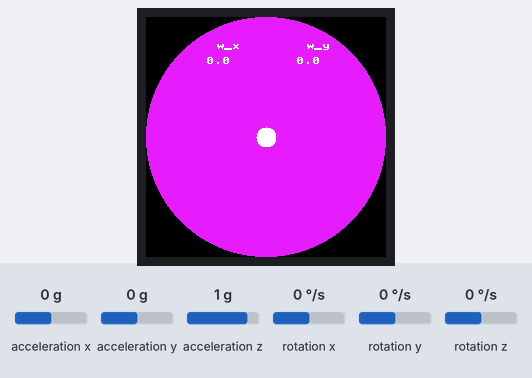
Bench run of a program on a simulated Raspberry Pi Pico running MicroPython. On the bench: 240×240 colour display. Inputs (shaded band) come from the test bench; at power-on: rotation x 0 °/s, acceleration x 0 g, acceleration y 0 g, acceleration z 1 g, rotation y 0 °/s, rotation z 0 °/s. What the program prints to the serial console is not drawn.

Above: at 1.4 s.
1.5 s: rotation x set to -192 °/s
At 2.0 s:
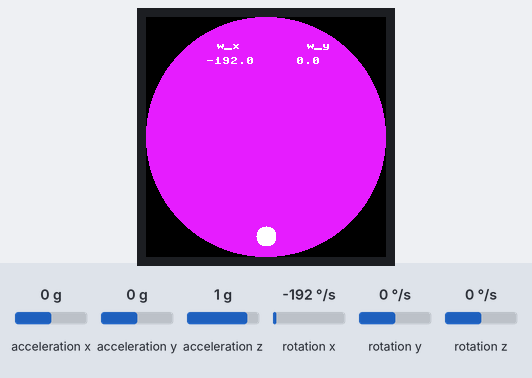
3.1 s: rotation x set to -100 °/s
At 4.1 s:
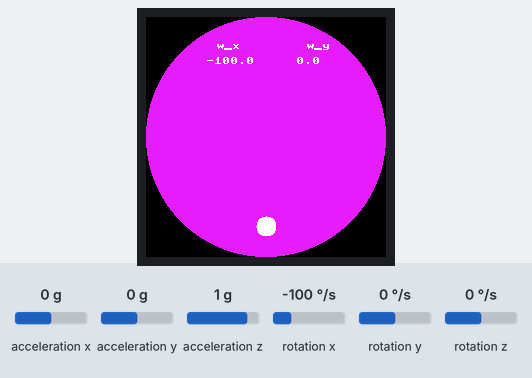
Timing chart, 0 to 6.1 s (numbered marks = the images above; inputs shaded):
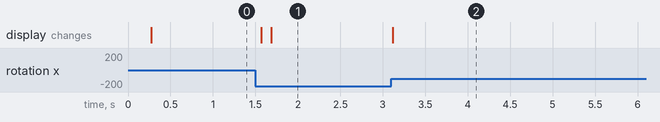

The program:

05_moveDotX_w.py
```python
#利用六軸的角加速度 xyz [3]~[6] 來控制螢幕上的點
from RP import *

LCD = LCD_1inch28()
LCD.set_bl_pwm(30000)
qmi8658=QMI8658()
Vbat= ADC(Pin(Vbat_Pin))

r = 10
ori_x = 120
ori_y = 120
while True:
    LCD.fill(LCD.cyan)
    xyz=qmi8658.Read_XYZ()
    x_shift = int(xyz[3]/10)
    y_shift = int(xyz[4]/10)
    for i in range(-r,r,1):
        for j in range(-r,r,1):
            if i*i + j*j <= r*r:
                #往右傾斜，yw = xyz[4]增加，需加在螢幕 x 座標，所以為 ori_x + y_shift
                #往上傾斜，xw = xyz[3]增加，需[減]螢幕 y 座標，所以為 ori_y - x_shift
                LCD.pixel(ori_x+y_shift+j,ori_y-x_shift+i,LCD.white)
    ori_x = ori_x - y_shift
    ori_y = ori_y - x_shift
    if   ori_x >= 150:ori_x=150
    if   ori_x <= 90:ori_x=90
    if   ori_y >= 200:ori_y=200
    if   ori_y <= 60:ori_y=60
    LCD.text("w_x",70,25,LCD.white)
    LCD.text(str(round(xyz[3],1)),60,40,LCD.white)
    print(xyz[5])
    LCD.text("w_y",160,25,LCD.white)
    LCD.text(str(round(xyz[4],1)),150,40,LCD.white)
    LCD.show()
```

RP.py
```python
from machine import Pin,I2C,SPI,PWM,ADC
import framebuf
import time , utime

I2C_SDA = 6
I2C_SDL = 7

DC = 8
CS = 9
SCK = 10
MOSI = 11
RST = 12

BL = 25

Vbat_Pin = 29

class LCD_1inch28(framebuf.FrameBuffer):
    def __init__(self):
        self.width = 240
        self.height = 240

        self.cs = Pin(CS,Pin.OUT)
        self.rst = Pin(RST,Pin.OUT)

        self.cs(1)
        self.spi = SPI(1,100_000_000,polarity=0, phase=0,sck=Pin(SCK),mosi=Pin(MOSI),miso=None)
        self.dc = Pin(DC,Pin.OUT)
        self.dc(1)
        self.buffer = bytearray(self.height * self.width * 2)
        super().__init__(self.buffer, self.width, self.height, framebuf.RGB565)
        self.init_display()

        self.red   =   0x07E0
        self.green =   0x001f
        self.blue  =   0xf800
        self.white =   0xffff
        self.cyan = 0xFFE0
        self.yellow = 0x07FF
        self.black = 0x0000

        self.fill(self.white)
        self.show()

        self.pwm = PWM(Pin(BL))
        self.pwm.freq(5000)

    def write_cmd(self, cmd):
        self.cs(1)
        self.dc(0)
        self.cs(0)
        self.spi.write(bytearray([cmd]))
        self.cs(1)

    def write_data(self, buf):
        self.cs(1)
        self.dc(1)
        self.cs(0)
        self.spi.write(bytearray([buf]))
        self.cs(1)
    def set_bl_pwm(self,duty):
        self.pwm.duty_u16(duty)#max 65535
    def init_display(self):
        """Initialize dispaly"""
        self.rst(1)
        time.sleep(0.01)
        self.rst(0)
        time.sleep(0.01)
        self.rst(1)
        time.sleep(0.05)

        self.write_cmd(0xEF)
        self.write_cmd(0xEB)
        self.write_data(0x14)

        self.write_cmd(0xFE)
        self.write_cmd(0xEF)

        self.write_cmd(0xEB)
        self.write_data(0x14)

        self.write_cmd(0x84)
        self.write_data(0x40)

        self.write_cmd(0x85)
        self.write_data(0xFF)

        self.write_cmd(0x86)
        self.write_data(0xFF)

        self.write_cmd(0x87)
        self.write_data(0xFF)

        self.write_cmd(0x88)
        self.write_data(0x0A)

        self.write_cmd(0x89)
        self.write_data(0x21)

        self.write_cmd(0x8A)
        self.write_data(0x00)

        self.write_cmd(0x8B)
        self.write_data(0x80)

        self.write_cmd(0x8C)
        self.write_data(0x01)

        self.write_cmd(0x8D)
        self.write_data(0x01)

        self.write_cmd(0x8E)
        self.write_data(0xFF)

        self.write_cmd(0x8F)
        self.write_data(0xFF)


        self.write_cmd(0xB6)
        self.write_data(0x00)
        self.write_data(0x20)

        self.write_cmd(0x36)
        self.write_data(0x98)

        self.write_cmd(0x3A)
        self.write_data(0x05)


        self.write_cmd(0x90)
        self.write_data(0x08)
        self.write_data(0x08)
        self.write_data(0x08)
        self.write_data(0x08)

        self.write_cmd(0xBD)
        self.write_data(0x06)

        self.write_cmd(0xBC)
        self.write_data(0x00)

        self.write_cmd(0xFF)
        self.write_data(0x60)
        self.write_data(0x01)
        self.write_data(0x04)

        self.write_cmd(0xC3)
        self.write_data(0x13)
        self.write_cmd(0xC4)
        self.write_data(0x13)

        self.write_cmd(0xC9)
        self.write_data(0x22)

        self.write_cmd(0xBE)
        self.write_data(0x11)

        self.write_cmd(0xE1)
        self.write_data(0x10)
        self.write_data(0x0E)

        self.write_cmd(0xDF)
        self.write_data(0x21)
        self.write_data(0x0c)
        self.write_data(0x02)

        self.write_cmd(0xF0)
        self.write_data(0x45)
        self.write_data(0x09)
        self.write_data(0x08)
        self.write_data(0x08)
        self.write_data(0x26)
        self.write_data(0x2A)

        self.write_cmd(0xF1)
        self.write_data(0x43)
        self.write_data(0x70)
        self.write_data(0x72)
        self.write_data(0x36)
        self.write_data(0x37)
        self.write_data(0x6F)


        self.write_cmd(0xF2)
        self.write_data(0x45)
        self.write_data(0x09)
        self.write_data(0x08)
        self.write_data(0x08)
        self.write_data(0x26)
        self.write_data(0x2A)

        self.write_cmd(0xF3)
        self.write_data(0x43)
        self.write_data(0x70)
        self.write_data(0x72)
        self.write_data(0x36)
        self.write_data(0x37)
        self.write_data(0x6F)

        self.write_cmd(0xED)
        self.write_data(0x1B)
        self.write_data(0x0B)

        self.write_cmd(0xAE)
        self.write_data(0x77)

        self.write_cmd(0xCD)
        self.write_data(0x63)


        self.write_cmd(0x70)
        self.write_data(0x07)
        self.write_data(0x07)
        self.write_data(0x04)
        self.write_data(0x0E)
        self.write_data(0x0F)
        self.write_data(0x09)
        self.write_data(0x07)
        self.write_data(0x08)
        self.write_data(0x03)

        self.write_cmd(0xE8)
        self.write_data(0x34)

        self.write_cmd(0x62)
        self.write_data(0x18)
        self.write_data(0x0D)
        self.write_data(0x71)
        self.write_data(0xED)
        self.write_data(0x70)
        self.write_data(0x70)
        self.write_data(0x18)
        self.write_data(0x0F)
        self.write_data(0x71)
        self.write_data(0xEF)
        self.write_data(0x70)
        self.write_data(0x70)

        self.write_cmd(0x63)
        self.write_data(0x18)
        self.write_data(0x11)
        self.write_data(0x71)
        self.write_data(0xF1)
        self.write_data(0x70)
        self.write_data(0x70)
        self.write_data(0x18)
        self.write_data(0x13)
        self.write_data(0x71)
        self.write_data(0xF3)
        self.write_data(0x70)
        self.write_data(0x70)

        self.write_cmd(0x64)
        self.write_data(0x28)
        self.write_data(0x29)
        self.write_data(0xF1)
        self.write_data(0x01)
        self.write_data(0xF1)
        self.write_data(0x00)
        self.write_data(0x07)

        self.write_cmd(0x66)
        self.write_data(0x3C)
        self.write_data(0x00)
        self.write_data(0xCD)
        self.write_data(0x67)
        self.write_data(0x45)
        self.write_data(0x45)
        self.write_data(0x10)
        self.write_data(0x00)
        self.write_data(0x00)
        self.write_data(0x00)

        self.write_cmd(0x67)
        self.write_data(0x00)
        self.write_data(0x3C)
        self.write_data(0x00)
        self.write_data(0x00)
        self.write_data(0x00)
        self.write_data(0x01)
        self.write_data(0x54)
        self.write_data(0x10)
        self.write_data(0x32)
        self.write_data(0x98)

        self.write_cmd(0x74)
        self.write_data(0x10)
        self.write_data(0x85)
        self.write_data(0x80)
        self.write_data(0x00)
        self.write_data(0x00)
        self.write_data(0x4E)
        self.write_data(0x00)

        self.write_cmd(0x98)
        self.write_data(0x3e)
        self.write_data(0x07)

        self.write_cmd(0x35)
        self.write_cmd(0x21)

        self.write_cmd(0x11)
        time.sleep(0.12)
        self.write_cmd(0x29)
        time.sleep(0.02)

        self.write_cmd(0x21)

        self.write_cmd(0x11)

        self.write_cmd(0x29)

    def show(self):
        self.write_cmd(0x2A)
        self.write_data(0x00)
        self.write_data(0x00)
        self.write_data(0x00)
        self.write_data(0xef)

        self.write_cmd(0x2B)
        self.write_data(0x00)
        self.write_data(0x00)
        self.write_data(0x00)
        self.write_data(0xEF)

        self.write_cmd(0x2C)

        self.cs(1)
        self.dc(1)
        self.cs(0)
        self.spi.write(self.buffer)
        self.cs(1)


class QMI8658(object):
    def __init__(self,address=0X6B):
        self._address = address
        self._bus = I2C(id=1,scl=Pin(I2C_SDL),sda=Pin(I2C_SDA),freq=100_000)
        bRet=self.WhoAmI()
        if bRet :
            self.Read_Revision()
        else    :
            return NULL
        self.Config_apply()

    def _read_byte(self,cmd):
        rec=self._bus.readfrom_mem(int(self._address),int(cmd),1)
        return rec[0]
    def _read_block(self, reg, length=1):
        rec=self._bus.readfrom_mem(int(self._address),int(reg),length)
        return rec
    def _read_u16(self,cmd):
        LSB = self._bus.readfrom_mem(int(self._address),int(cmd),1)
        MSB = self._bus.readfrom_mem(int(self._address),int(cmd)+1,1)
        return (MSB[0] << 8) + LSB[0]
    def _write_byte(self,cmd,val):
        self._bus.writeto_mem(int(self._address),int(cmd),bytes([int(val)]))

    def WhoAmI(self):
        bRet=False
        if (0x05) == self._read_byte(0x00):
            bRet = True
        return bRet
    def Read_Revision(self):
        return self._read_byte(0x01)
    def Config_apply(self):
        # REG CTRL1
        self._write_byte(0x02,0x60)
        # REG CTRL2 : QMI8658AccRange_8g  and QMI8658AccOdr_1000Hz
        self._write_byte(0x03,0x23)
        # REG CTRL3 : QMI8658GyrRange_512dps and QMI8658GyrOdr_1000Hz
        self._write_byte(0x04,0x53)
        # REG CTRL4 : No
        self._write_byte(0x05,0x00)
        # REG CTRL5 : Enable Gyroscope And Accelerometer Low-Pass Filter
        self._write_byte(0x06,0x11)
        # REG CTRL6 : Disables Motion on Demand.
        self._write_byte(0x07,0x00)
        # REG CTRL7 : Enable Gyroscope And Accelerometer
        self._write_byte(0x08,0x03)

    def Read_Raw_XYZ(self):
        xyz=[0,0,0,0,0,0]
        raw_timestamp = self._read_block(0x30,3)
        raw_acc_xyz=self._read_block(0x35,6)
        raw_gyro_xyz=self._read_block(0x3b,6)
        raw_xyz=self._read_block(0x35,12)
        timestamp = (raw_timestamp[2]<<16)|(raw_timestamp[1]<<8)|(raw_timestamp[0])
        for i in range(6):
            # xyz[i]=(raw_acc_xyz[(i*2)+1]<<8)|(raw_acc_xyz[i*2])
            # xyz[i+3]=(raw_gyro_xyz[((i+3)*2)+1]<<8)|(raw_gyro_xyz[(i+3)*2])
            xyz[i] = (raw_xyz[(i*2)+1]<<8)|(raw_xyz[i*2])
            if xyz[i] >= 32767:
                xyz[i] = xyz[i]-65535
        return xyz
    def Read_XYZ(self):
        xyz=[0,0,0,0,0,0]
        raw_xyz=self.Read_Raw_XYZ()
        #QMI8658AccRange_8g
        acc_lsb_div=(1<<12)
        #QMI8658GyrRange_512dps
        gyro_lsb_div = 64
        for i in range(3):
            xyz[i]=raw_xyz[i]/acc_lsb_div#(acc_lsb_div/1000.0)
            xyz[i+3]=raw_xyz[i+3]*1.0/gyro_lsb_div
        return xyz

if __name__=='__main__':

    LCD = LCD_1inch28()
    LCD.set_bl_pwm(65535)
    qmi8658=QMI8658()
    Vbat= ADC(Pin(Vbat_Pin))

    while(True):
        #read QMI8658
        xyz=qmi8658.Read_XYZ()

        LCD.fill(LCD.white)

        LCD.fill_rect(0,0,240,40,LCD.red)
        LCD.text("RP2040-LCD-1.28",60,25,LCD.white)

        LCD.fill_rect(0,40,240,40,LCD.blue)
        LCD.text("Waveshare",80,57,LCD.white)

        LCD.fill_rect(0,80,120,120,0x1805)
        LCD.text("ACC_X={:+.2f}".format(xyz[0]),20,100-3,LCD.white)
        LCD.text("ACC_Y={:+.2f}".format(xyz[1]),20,140-3,LCD.white)
        LCD.text("ACC_Z={:+.2f}".format(xyz[2]),20,180-3,LCD.white)

        LCD.fill_rect(120,80,120,120,0xF073)
        LCD.text("GYR_X={:+3.2f}".format(xyz[3]),125,100-3,LCD.white)
        LCD.text("GYR_Y={:+3.2f}".format(xyz[4]),125,140-3,LCD.white)
        LCD.text("GYR_Z={:+3.2f}".format(xyz[5]),125,180-3,LCD.white)

        LCD.fill_rect(0,200,240,40,0x180f)
        reading = Vbat.read_u16()*3.3/65535*2
        LCD.text("Vbat={:.2f}".format(reading),80,215,LCD.white)

        LCD.show()
        time.sleep(0.1)
```

Measured:
- after the input at 1.5 s, the display: first changes after 0.07 s (image 1 shows a later state)
- after the input at 3.1 s, the display: changes at once (image 2)
